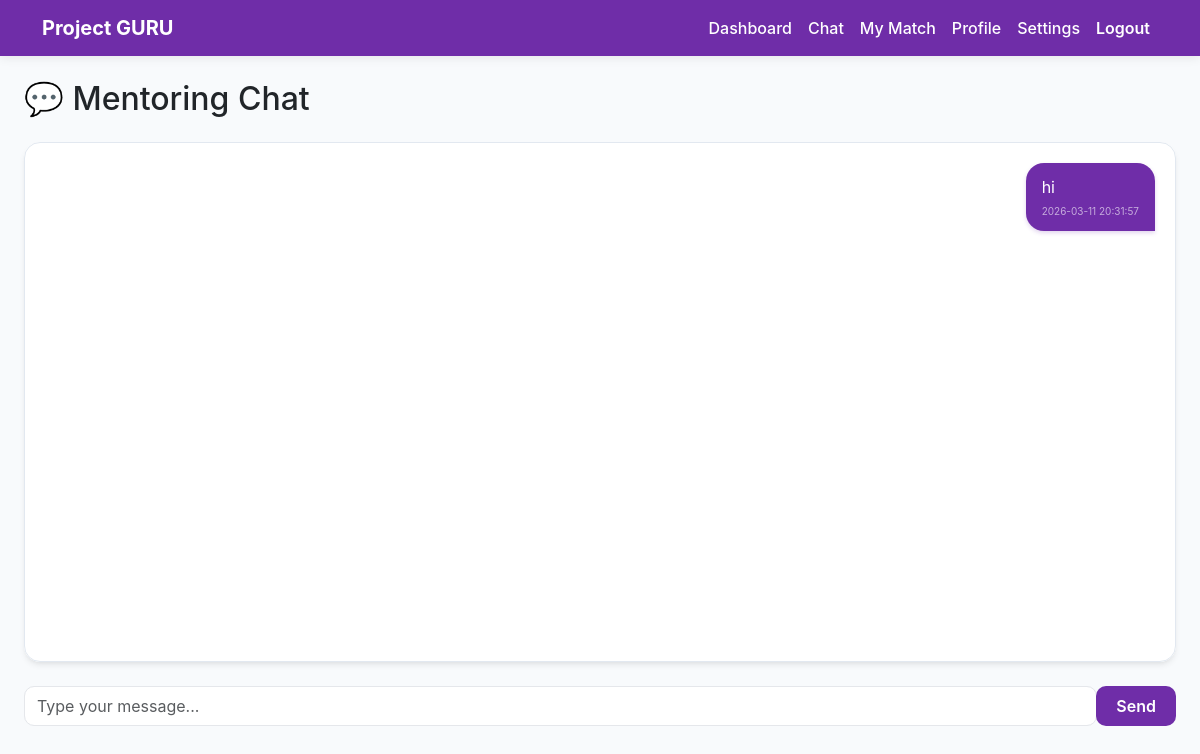
The app's page /chat/77 (signed in), older data.
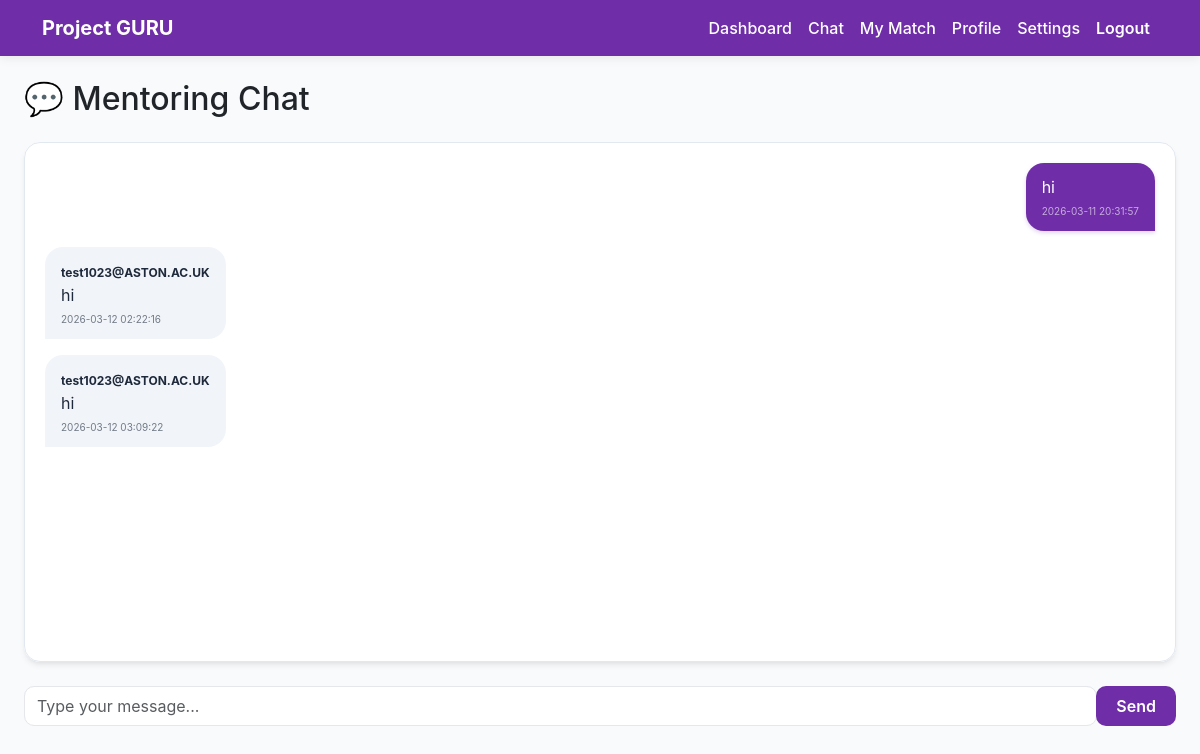
The same page, newer data.
### tables this page shows
CREATE TABLE messages (
    id INTEGER PRIMARY KEY AUTOINCREMENT,
    match_id INTEGER,
    sender_id INTEGER,
    message TEXT,
    timestamp DATETIME DEFAULT CURRENT_TIMESTAMP
);

CREATE TABLE users (
    id INTEGER PRIMARY KEY AUTOINCREMENT,
    email TEXT UNIQUE,
    password TEXT,
    role TEXT,
    level TEXT,
    status TEXT
, experience TEXT, domain TEXT, availability TEXT, location TEXT);

### app.py (the view, shortened to what this page needs)
@app.route("/chat/<int:match_id>", methods=["GET", "POST"])
def chat(match_id):
    if "user_id" not in session:
        return redirect("/login")
    conn = get_db()
    user_id = session["user_id"]
    match = conn.execute("""
        SELECT m.*,
               u1.email AS mentor_email,
               u2.email AS mentee_email
        FROM matches m
        JOIN users u1 ON m.mentor_id = u1.id
        JOIN users u2 ON m.mentee_id = u2.id
        WHERE m.id=? AND m.status='final'
    """, (match_id,)).fetchone()
    if not match:
        conn.close()
        return "Chat not available"
    if user_id != match["mentor_id"] and user_id != match["mentee_id"]:
        conn.close()
        return "Access denied"
    messages = conn.execute("""
        SELECT m.*, u.email
        FROM messages m
        JOIN users u ON m.sender_id = u.id
        WHERE m.match_id=?
        ORDER BY m.timestamp ASC
    """, (match_id,)).fetchall()
    conn.close()
    return render_template(
        "chat.html",
        messages=messages,
        match=match,
        match_id=match_id,
        user_id=user_id,
    )

### app.py (called while the page is built)
def get_db():
    conn = sqlite3.connect("database.db", timeout=30)
    conn.row_factory = sqlite3.Row
    return conn

### templates/chat.html (shortened to what this page needs)
<!DOCTYPE html>
<html>
<head>
<link href="https://cdn.jsdelivr.net/npm/bootstrap@5.3.2/dist/css/bootstrap.min.css" rel="stylesheet">
</head>
<body>
{% include "navbar.html" %}
<div class="container-fluid mt-4 px-4">
<h2 class="mb-4">💬 Mentoring Chat</h2>
<div class="card shadow mb-4 border-0">
<div id="chat-box">
{% if messages %}
{% for msg in messages %}
{% if msg.sender_id == user_id %}
<div class="d-flex justify-content-end mb-3">
<div class="message-self">
{{ msg.message }}
<div class="msg-time">
{{ msg.timestamp }}
</div>
</div>
</div>
{% else %}
<div class="d-flex justify-content-start mb-3">
<div class="message-other">
<strong style="font-size:12px">
{{ msg.email }}
</strong>
<br>
{{ msg.message }}
<div class="msg-time">
{{ msg.timestamp }}
</div>
</div>
</div>
{% endif %}
{% endfor %}
{% else %}
<p class="text-muted">
No messages yet. Start the conversation!
</p>
{% endif %}
</div>
</div>
<form method="POST" action="/chat/{{ match_id }}">
<div class="input-group mb-4">
<input
type="text"
name="message"
class="form-control"
placeholder="Type your message..."
required>
<button type="submit" class="btn btn-primary">
Send
</button>
</div>
</form>
</div>
</body>
</html>

Row changes from the older to the newer data that the page shows:
added messages: email "test1023@ASTON.AC.UK", message "hi", timestamp "2026-03-12 02:22:16"
added messages: email "test1023@ASTON.AC.UK", message "hi", timestamp "2026-03-12 03:09:22"
